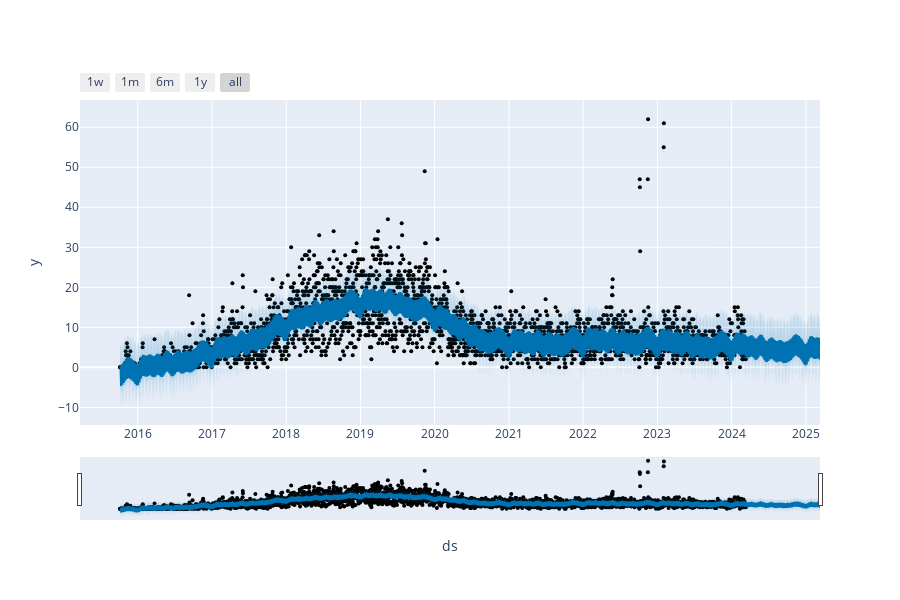

Notebook cell for this chart:
### Code cell
from prophet.plot import plot_plotly, plot_components_plotly
from plotly import graph_objects as go

plot_plotly(m, forecast)

### Figure 1 — Plotly figure (JSON) as saved in the notebook; plotly's stock layout.template omitted (floating-point values rounded to 4 significant figures; data arrays with more than 128 entries replaced by an {"elided": "..."} marker saying what was removed)
{"data": [{"marker": {"color": "black", "size": 4}, "mode": "markers", "name": "Actual", "type": "scatter", "x": {"elided": "3080 str values"}, "y": {"elided": "3080 int values"}}, {"hoverinfo": "skip", "line": {"width": 0}, "mode": "lines", "type": "scatter", "x": {"elided": "3445 str values"}, "y": {"elided": "3445 float values"}}, {"fill": "tonexty", "fillcolor": "rgba(0, 114, 178, 0.2)", "line": {"color": "#0072B2", "width": 2}, "mode": "lines", "name": "Predicted", "type": "scatter", "x": {"elided": "3445 str values"}, "y": {"elided": "3445 float values"}}, {"fill": "tonexty", "fillcolor": "rgba(0, 114, 178, 0.2)", "hoverinfo": "skip", "line": {"width": 0}, "mode": "lines", "type": "scatter", "x": {"elided": "3445 str values"}, "y": {"elided": "3445 float values"}}], "layout": {"height": 600, "showlegend": false, "width": 900, "xaxis": {"rangeselector": {"buttons": [{"count": 7, "label": "1w", "step": "day", "stepmode": "backward"}, {"count": 1, "label": "1m", "step": "month", "stepmode": "backward"}, {"count": 6, "label": "6m", "step": "month", "stepmode": "backward"}, {"count": 1, "label": "1y", "step": "year", "stepmode": "backward"}, {"step": "all"}]}, "rangeslider": {"visible": true}, "title": {"text": "ds"}, "type": "date"}, "yaxis": {"title": {"text": "y"}}}}
